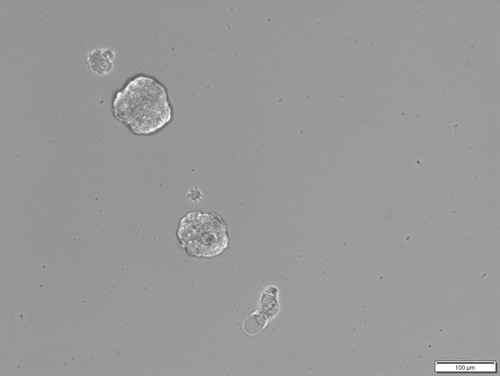
#> input picture image/cell_image_4.jpg, 500 x 376 px
$ jupyter execute --allow-errors cell_size.ipynb
#> lines starting #> are read from the running program, lines starting #| are printed output that depends on the picture
# 1. Manual

[cell 1]
import numpy as np
from PIL import Image as PImage
import cv2
from IPython.display import Image, display
from ipywidgets import widgets

[cell 2]
def cv2pil(image):
    ''' OpenCV型 -> PIL型 '''
    new_image = image.copy()
    if new_image.ndim == 2:  # モノクロ
        new_image = PImage.fromarray(new_image).convert('P')
    elif new_image.shape[2] == 3:  # カラー
        new_image = cv2.cvtColor(new_image, cv2.COLOR_BGR2RGB)
        new_image = PImage.fromarray(new_image)
    elif new_image.shape[2] == 4:  # 透過
        new_image = cv2.cvtColor(new_image, cv2.COLOR_BGRA2RGBA)
        new_image = PImage.fromarray(new_image)
    return new_image

[cell 3]
path = './image/cell_image_4.jpg'
pil_img = PImage.open(path)
#> pil_img is the input picture: PIL image 500x376 RGB; min 61, max 255, mean 152.7
pil_img

[cell 4]
img = cv2.imread(path, 0)
#> img: shape (376, 500); min 61, max 255, mean 152.7
circles = cv2.HoughCircles(img, cv2.HOUGH_GRADIENT, dp=1, minDist=30, param1=30, param2=30, minRadius=20, maxRadius=100)
#> circles = [[143.5, 106.5, 26.6], [206.5, 234.5, 22.1]]
circles = np.uint16(np.around(circles))[0]
#> circles = [[144, 106, 27], [206, 234, 22]]
for circle in circles:
    # 円周を描画する
    cv2.circle(img, (circle[0], circle[1]), circle[2], (0, 165, 255), 2)
    # 中心点を描画する
    cv2.circle(img, (circle[0], circle[1]), 1, (0, 0, 255), 1)
#> this loop made 2 passes
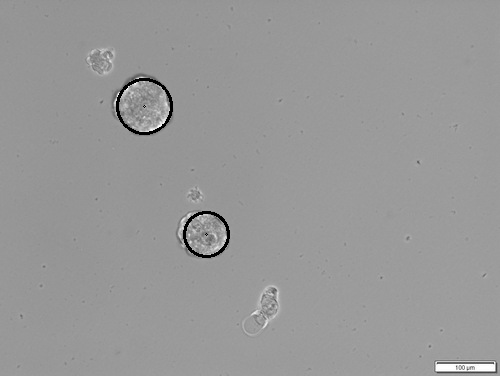
#> img: shape (376, 500); min 0, max 255, mean 152
cv2pil(img)


$ run again, with image/cell_image_0.jpg copied over image/cell_image_4.jpg
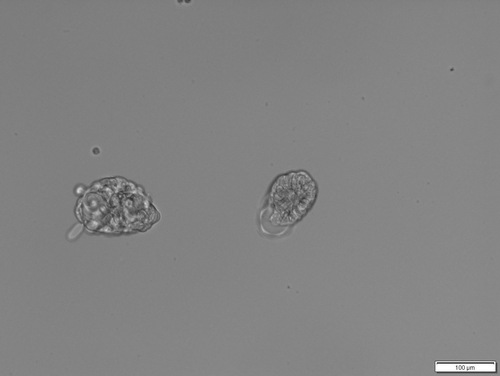
#> input picture image/cell_image_0.jpg, 500 x 376 px
#> pil_img is the input picture: PIL image 500x376 RGB; min 47, max 255, mean 130.5
#> `circles = cv2.HoughCircles(img, cv2.HOUGH_GRADIENT, dp=1, minDist=30, ..`: circles = [[108.5, 207.5, 30.8], [290.5, 194.5, 23.5]]
#> `circles = np.uint16(np.around(circles))[0]`: circles = [[108, 208, 31], [290, 194, 24]]
#> the loop `for circle in circles:` made 2 passes
#> after the loop `for circle in circles:`:
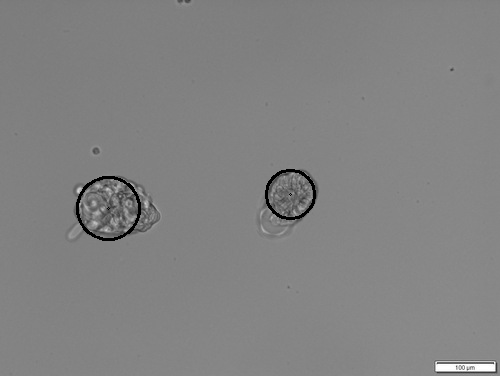
#> img: shape (376, 500); min 0, max 255, mean 129.9

$ run again, with image/cell_image_1.jpg copied over image/cell_image_4.jpg
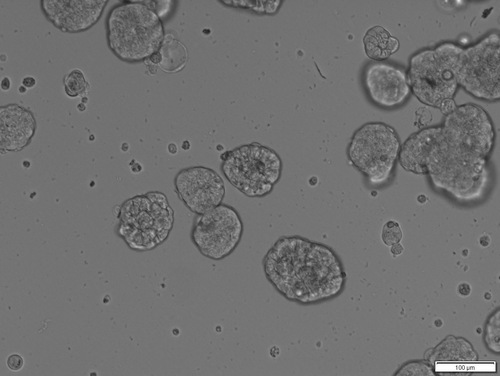
#> input picture image/cell_image_1.jpg, 500 x 376 px
#> pil_img is the input picture: PIL image 500x376 RGB; min 26, max 255, mean 112.2
#> `circles = cv2.HoughCircles(img, cv2.HOUGH_GRADIENT, dp=1, minDist=30, ..`: circles = 78 rows, first 8: [354.5, 176.5, 99.4], [336.5, 151.5, 99.4], [391.5, 265.5, 99.4], [385.5, 232.5, 95], [428.5, 121.5, 53.2], [297.5, 216.5, 88.4], [279.5, 167.5, 95], [323.5, 197.5, 90.6]
#> `circles = np.uint16(np.around(circles))[0]`: circles = 78 rows, first 8: [354, 176, 99], [336, 152, 99], [392, 266, 99], [386, 232, 95], [428, 122, 53], [298, 216, 88], [280, 168, 95], [324, 198, 91]
#> the loop `for circle in circles:` made 78 passes
#> after the loop `for circle in circles:`:
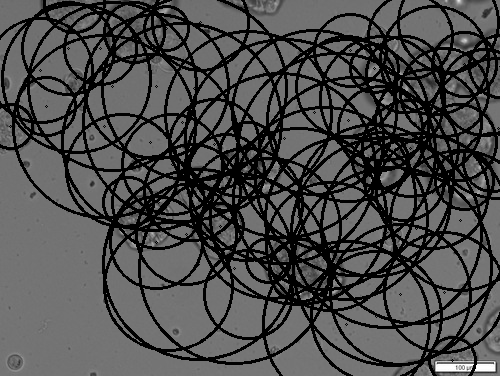
#> img: shape (376, 500); min 0, max 255, mean 76.1

$ run again, with image/cell_image_2.jpg copied over image/cell_image_4.jpg
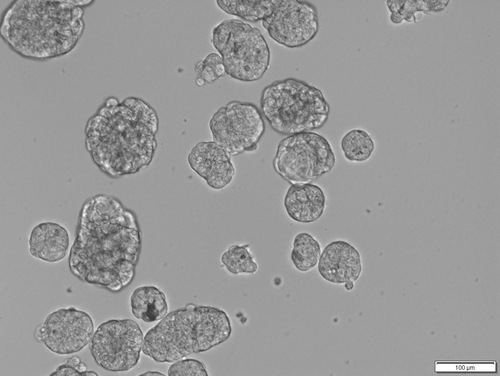
#> input picture image/cell_image_2.jpg, 500 x 376 px
#> pil_img is the input picture: PIL image 500x376 RGB; min 53, max 255, mean 152.3
#> `circles = cv2.HoughCircles(img, cv2.HOUGH_GRADIENT, dp=1, minDist=30, ..`: circles = 76 rows, first 8: [215.5, 212.5, 99.4], [213.5, 175.5, 99.4], [145.5, 237.5, 99.4], [182.5, 245.5, 97.2], [189.5, 193.5, 99.4], [169.5, 59.5, 99.4], [155.5, 269.5, 99.4], [181.5, 160.5, 98.3]
#> `circles = np.uint16(np.around(circles))[0]`: circles = 76 rows, first 8: [216, 212, 99], [214, 176, 99], [146, 238, 99], [182, 246, 97], [190, 194, 99], [170, 60, 99], [156, 270, 99], [182, 160, 98]
#> the loop `for circle in circles:` made 76 passes
#> after the loop `for circle in circles:`:
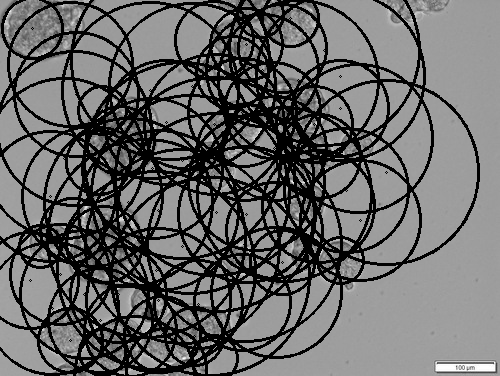
#> img: shape (376, 500); min 0, max 255, mean 104.4
